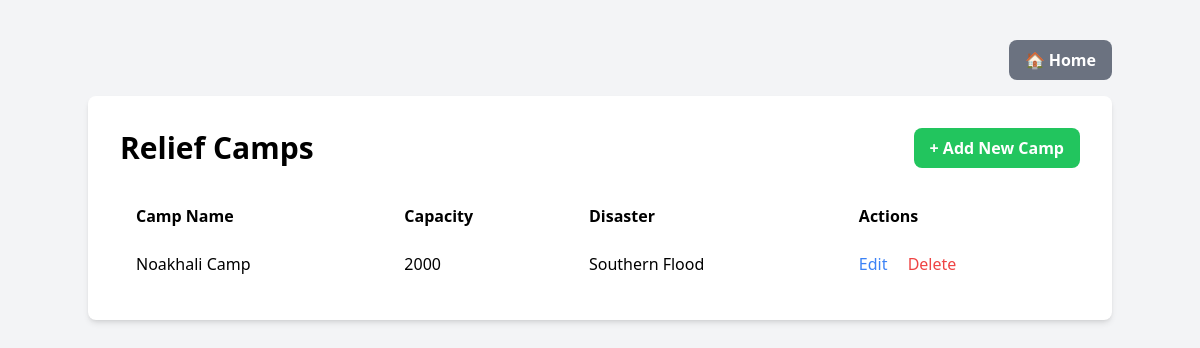
/relief_camps.php, run on the app's committed database.
### tables this page shows
CREATE TABLE `relief_camp` (
  `id` int(11) NOT NULL,
  `name` varchar(255) NOT NULL,
  `capacity` int(11) DEFAULT NULL,
  `disaster_id` int(11) DEFAULT NULL
);

CREATE TABLE `disaster` (
  `id` int(11) NOT NULL,
  `name` varchar(255) NOT NULL,
  `type` varchar(100) DEFAULT NULL,
  `location` varchar(255) DEFAULT NULL
);

### public/relief_camps.php (the view, shortened to what this page needs)
<?php
require_once '../includes/db_connect.php';
$sql = "SELECT rc.id, rc.name, rc.capacity, d.name AS disaster_name
        FROM Relief_Camp rc
        JOIN disaster d ON rc.disaster_id = d.id
        ORDER BY rc.id DESC";
$result = $conn->query($sql);
?>
<!DOCTYPE html>
<html lang="en">
<head>
    <script src="https://cdn.tailwindcss.com"></script>
</head>
<body class="bg-gray-100">
    <div class="container mx-auto mt-10">
        <div class="flex justify-end mb-4">
            <a href="index.php" class="bg-gray-500 text-white font-bold py-2 px-4 rounded-lg hover:bg-gray-600">
                🏠 Home
            </a>
        </div>
        <div class="p-8 bg-white rounded-lg shadow-md">
        <div class="flex justify-between items-center mb-6">
            <h1 class="text-3xl font-bold">Relief Camps</h1>
            <a href="add_relief_camp.php" class="bg-green-500 text-white font-bold py-2 px-4 rounded-lg hover:bg-green-600">
                + Add New Camp
            </a>
        </div>
        <table class="min-w-full bg-white">
            <thead>
                <tr>
                    <th class="py-3 px-4 text-left">Camp Name</th>
                    <th class="py-3 px-4 text-left">Capacity</th>
                    <th class="py-3 px-4 text-left">Disaster</th>
                    <th class="py-3 px-4 text-left">Actions</th>
                </tr>
            </thead>
            <tbody>
                <?php if ($result->num_rows > 0): ?>
                    <?php while($row = $result->fetch_assoc()): ?>
                        <tr>
                            <td class="py-3 px-4"><?php echo htmlspecialchars($row['name']); ?></td>
                            <td class="py-3 px-4"><?php echo htmlspecialchars($row['capacity']); ?></td>
                            <td class="py-3 px-4"><?php echo htmlspecialchars($row['disaster_name']); ?></td>
                            <td class="py-3 px-4">
                                <a href="edit_relief_camp.php?id=<?php echo $row['id']; ?>" class="text-blue-500 hover:text-blue-700">Edit</a>
                                <a href="delete_relief_camp.php?id=<?php echo $row['id']; ?>" class="text-red-500 hover:text-red-700 ml-4" onclick="return confirm('Are you sure you want to delete this camp?')">Delete</a>
                            </td>
                        </tr>
                    <?php endwhile; ?>
                <?php else: ?>
                    <tr>
                        <td colspan="4" class="text-center py-4">No camps recorded yet</td>
                    </tr>
                <?php endif; ?>
            </tbody>
        </table>
    </div>
</body>
</html>

### data on the page
relief_camp: name "Noakhali Camp", capacity "2000", disaster.name "Southern Flood"
